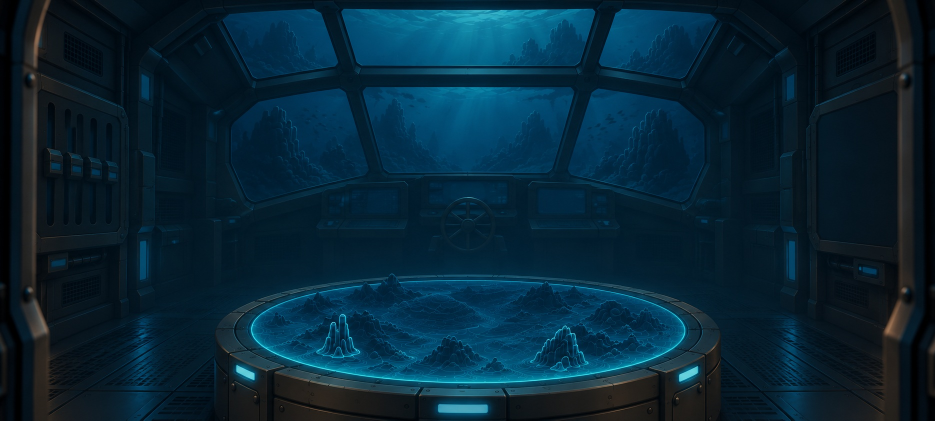
#> input picture art/ART-028-sbor-ekipazha/src/fon-mostika.jpg, 1870 x 841 px (shown at 1/2 size)
$ python build.py
#> lines starting #> are read from the running program, lines starting #| are printed output that depends on the picture
from PIL import Image,ImageDraw,ImageFont
from pathlib import Path
O=Path('art/ART-028-sbor-ekipazha'); W,H=2400,1080
BG=Image.open(Path(__file__).with_name('fon-mostika.jpg')).convert('RGB').resize((W,H),Image.Resampling.LANCZOS)
C={'bg':'#0B1C24','ink':'#D5E4E8','cyan':'#67DDEB','sub':'#9AD9E8','dim':'#6E909A','panel':'#102B37','line':'#32616D'}
ROLE=[('П','Пилот','#E39E38'),('С','Сонарщик','#45C2CC'),('И','Инженер','#D5E4E8'),('Б','Биолог','#73BD5C')]
def font(n,b=False):return ImageFont.truetype('C:/Windows/Fonts/DejaVuSansCondensed'+('-Bold' if b else '')+'.ttf',n)
class UI:
 def __init__(self):self.im=BG.copy(); self.d=ImageDraw.Draw(self.im)
 def text(self,x,y,t,n=34,col=None,b=False):self.d.text((x,y),t,font=font(n,b),fill=col or C['ink'])
 def box(self,r,fill=None,line=None,w=2):self.d.rounded_rectangle(r,radius=12,fill=fill or C['panel'],outline=line or C['line'],width=w)
 def center(self,r,t,n,col,b=False):
  f=font(n,b); bb=self.d.textbbox((0,0),t,font=f); self.d.text(((r[0]+r[2]-bb[2])/2,(r[1]+r[3]-(bb[3]-bb[1]))/2-bb[1]),t,font=f,fill=col)
 def button(self,r,t,primary=False,disabled=False):
  self.box(r, C['cyan'] if primary and not disabled else C['panel'],C['dim'] if disabled else C['cyan'],3)
  self.center(r,t,34,C['bg'] if primary and not disabled else C['dim'] if disabled else C['ink'],True)
 def header(self,sub='Забег создан · вы — хост'):
  self.text(220,65,'СБОР ЭКИПАЖА',58,b=True);self.text(222,145,sub,32,C['sub'])
  self.button((1360,76,1760,180),'Создать забег',disabled=True)
  self.button((1790,76,2190,180),'Подключиться',disabled=True)
  self.d.line((220,220,2190,220),fill=C['line'],width=2)
 def check(self,x,y,col):self.d.line([(x,y+10),(x+14,y+24),(x+42,y-8)],fill=col,width=6)
 def row(self,i,name,status,own=False,free=False,locked=False):
  y=300+i*130; r=(380,y,2020,y+112)
  self.box(r,C['bg'] if free else C['panel'],C['cyan'] if own else C['line'],3 if own else 2)
  letter,role,col=ROLE[i];self.d.ellipse((408,y+20,480,y+92),outline=col,width=3,fill=C['bg']);self.center((408,y+20,480,y+92),letter,39,col,True)
  self.text(510,y+15,role,34,b=True);self.text(510,y+58,'Свободно' if free else name,30,C['dim'] if free else C['sub'])
  if free:
   self.d.line((1030,y+56,1250,y+56),fill=C['dim'],width=2);self.button((1540,y+8,2008,y+104),'Выбрать роль')
  elif locked:
   self.text(1600,y+35,'Занято',32);self.d.rectangle((1535,y+41,1565,y+69),outline=C['ink'],width=3);self.d.arc((1540,y+27,1560,y+52),180,360,fill=C['ink'],width=3)
  elif status=='Готов':self.check(1540,y+50,C['cyan']);self.text(1610,y+35,'Готов',34,C['cyan'],True)
  else:self.d.ellipse((1542,y+40,1576,y+74),outline=C['ink'],width=3);self.text(1610,y+35,'Ждём',34,b=True)
 def footer(self,ready=False,client=False):
  if client:
   self.button((520,900,1100,1012),'Отменить готовность');self.text(1170,932,'Ждём начала от хоста',32,C['sub'])
  else:
   self.button((520,900,1100,1012),'Отменить готовность' if ready else 'Готов',primary=not ready)
   self.button((1140,900,1880,1012),'Начать погружение',primary=ready,disabled=not ready)
 def save(self,p):self.im.save(p,optimize=True)
def lobby(allready=False,client=False):
 u=UI();u.header('Забег Лены · подключено' if client else 'Забег «Игрок 1» · вы — хост')
 u.text(380,245,'3 из 4 мест · все подключённые выбирают роль',29,C['sub'])
 u.row(0,'Лена · хост' if client else 'Игрок 1 · вы · хост','Готов' if allready or client else 'Ждём',own=not client)
 u.row(1,'Игорь','Готов')
 u.row(2,'Игрок 3 · вы' if client else 'Игрок 3','Готов',own=client)
 u.row(3,'','',free=True)
 u.box((500,824,1900,885),C['bg'],C['bg'])
 u.text(520,835,'Все 3 игрока готовы · свободное место не мешает старту' if allready else 'Готовы 2 из 3 · подтвердите готовность',31,C['cyan'] if allready else C['ink'])
 u.footer(allready,client);return u
main=lobby();main.save(O/'sbor-ekipazha.png')
#> in center, `bb = self.d.textbbox((0, 0), t, font=f)`: bb = (0, 5, 256, 37)
#> in save, `def save(self,p):self.im.save(p,optimize=True)`:
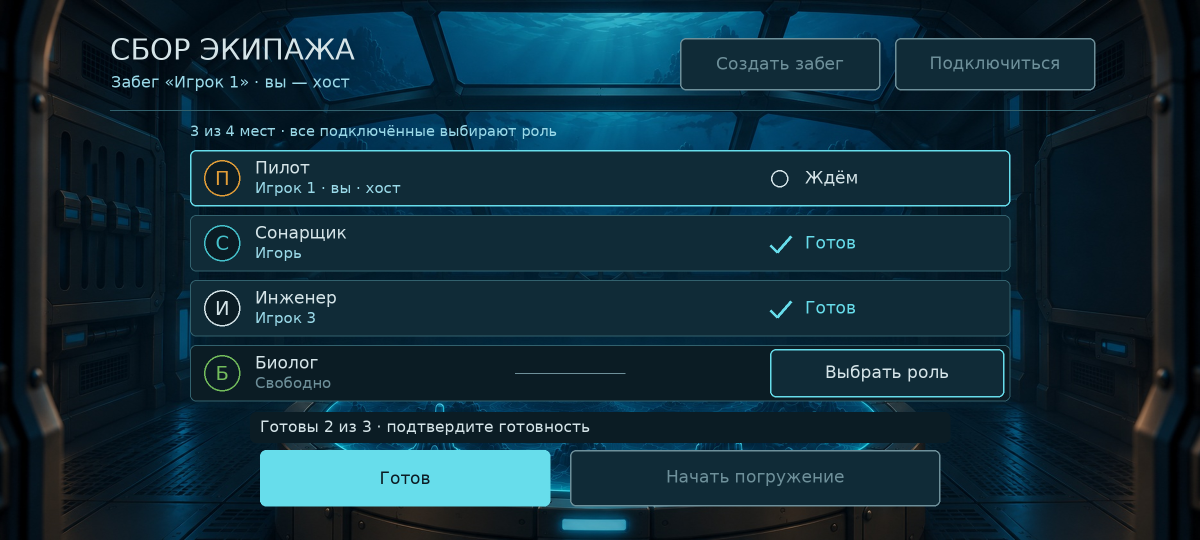
#> saved as sbor-ekipazha.png: PIL image 2400x1080 RGB (shown at 1/2 size); mean R, G, B 17.2, 45, 57.5
# Six full-resolution logical screens, reduced only for the contact sheet.
search=UI();search.header('Одна сеть Wi-Fi · выберите забег')
search.button((1360,76,1760,180),'Создать забег');search.button((1790,76,2190,180),'Подключиться',primary=True)
search.text(380,275,'Найдено 2 забега',42,b=True)
for y,name,count in [(375,'Забег Лены','2 / 4 · свободны И / Б'),(565,'Забег Игрока 4','3 / 4 · свободна С')]:
 search.box((380,y,2020,y+150));search.text(420,y+22,name,40,b=True);search.text(420,y+83,count,32,C['sub']);search.button((1580,y+23,1980,y+127),'Подключиться')
#> this loop made 2 passes
search.button((900,900,1500,1012),'Обновить список')
empty=UI();empty.header('Одна сеть Wi-Fi · поиск завершён');empty.button((1360,76,1760,180),'Создать забег');empty.button((1790,76,2190,180),'Подключиться',primary=True)
empty.text(790,370,'Никого нет',64,b=True);empty.text(620,485,'Подключитесь к одной сети Wi-Fi.',40,C['sub']);empty.text(620,550,'Один из вас должен создать забег.',40,C['sub']);empty.button((510,800,1170,912),'Создать забег',primary=True);empty.button((1210,800,1870,912),'Обновить список')
occupied=UI();occupied.header('Забег Лены · выберите свободную роль');occupied.row(0,'Лена · хост','',locked=True);occupied.row(1,'Игорь','Готов');occupied.row(2,'','',free=True);occupied.row(3,'','',free=True);occupied.text(520,850,'Пилот уже занят Леной. Выберите И или Б.',36,C['ink']);occupied.button((800,930,1600,1034),'Назад к списку')
lost=UI();lost.header('Забег Лены · соединение прервано');lost.box((480,300,1920,790),C['bg'],C['sub'],3);lost.text(700,360,'Связь потеряна',62,b=True);lost.text(650,475,'Проверьте Wi-Fi и телефон хоста.',38,C['sub']);lost.text(650,545,'Готовность будет сброшена.',38,C['sub']);lost.button((540,640,1160,752),'Повторить',primary=True);lost.button((1200,640,1860,752),'К списку забегов')
states=[('01 · Поиск: забеги найдены',search),('02 · В сети никого нет',empty),('03 · Роль уже занята',occupied),('04 · Все готовы: экран хоста',lobby(True)),('05 · Связь потеряна',lost),('06 · Гость готов: старт только у хоста',lobby(True,True))]
sheet=Image.new('RGB',(2400,2160),C['bg']);dr=ImageDraw.Draw(sheet);dr.text((50,25),'ART-028 · СОСТОЯНИЯ СБОРА ЭКИПАЖА',font=font(42,True),fill=C['ink'])
#> after `sheet = Image.new('RGB', (2400, 2160), C['bg'])`:
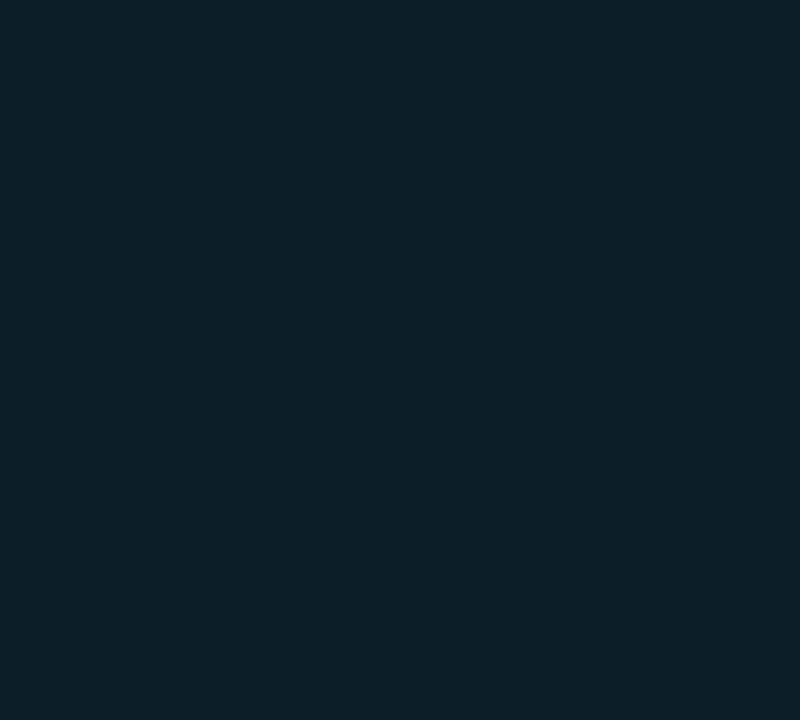
#> sheet: PIL image 2400x2160 RGB (shown at 1/3 size); mean R, G, B 11, 28, 36
for i,(name,u) in enumerate(states):
 x=40+(i%2)*1200;y=120+(i//2)*670
 dr.text((x,y),name,font=font(28,True),fill=C['sub']);sheet.paste(u.im.resize((1120,504),Image.Resampling.LANCZOS),(x,y+55));dr.text((x,y+577),'Макет уменьшен. Размеры касания заданы для 2400 × 1080.',font=font(21),fill=C['dim'])
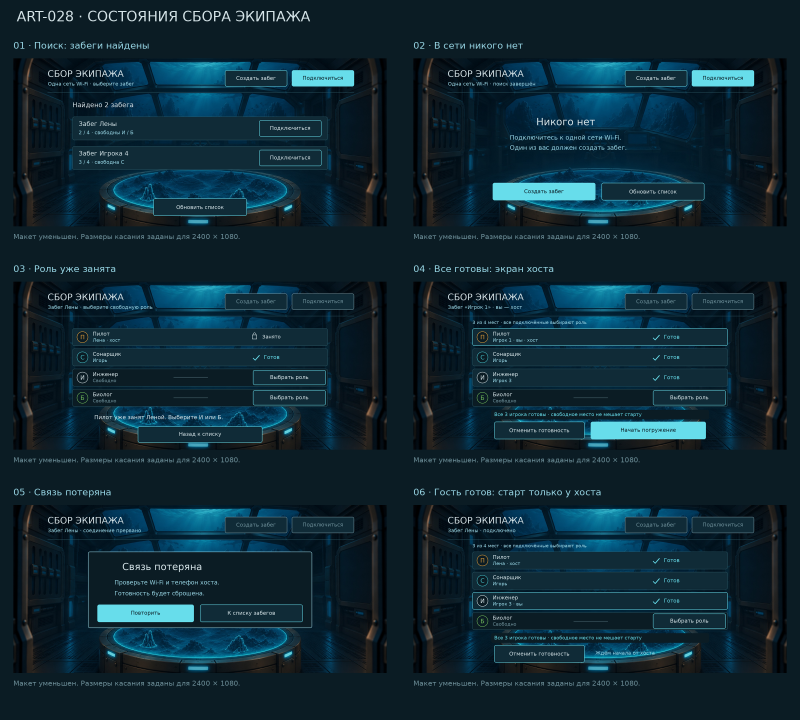
#> sheet: PIL image 2400x2160 RGB (shown at 1/3 size); mean R, G, B 14.9, 39.7, 51.3
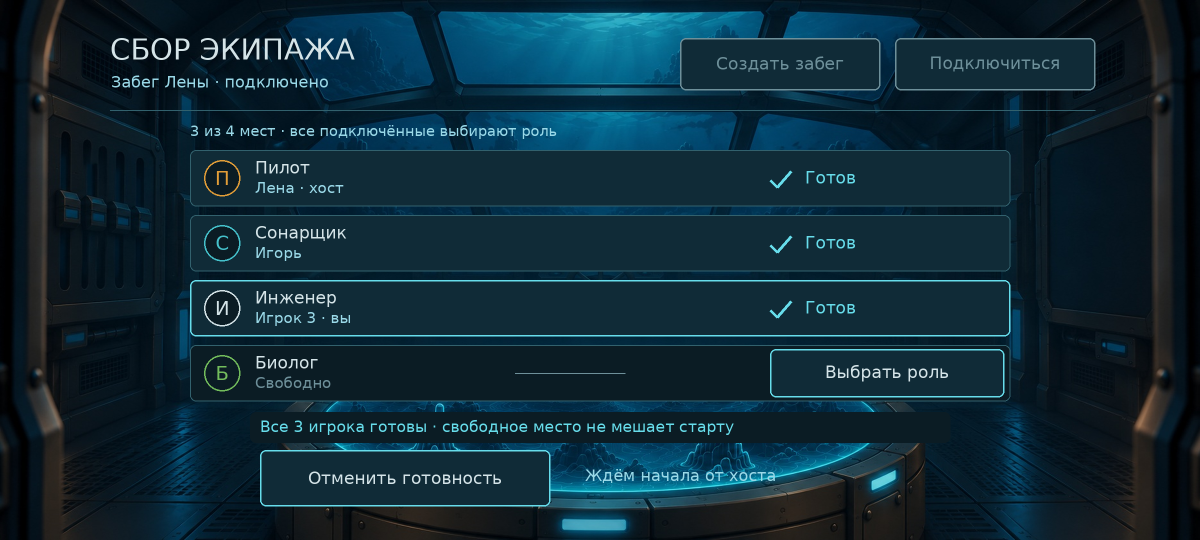
#> u.im: PIL image 2400x1080 RGB (shown at 1/2 size); mean R, G, B 15.1, 41.8, 54.5
sheet.save(O/'sbor-ekipazha-sostoyaniya.png',optimize=True)
# Review-only phone-sized preview, not delivery.
main.im.resize((1000,450),Image.Resampling.LANCZOS).save('../crew-lobby-work/phone-preview.png')
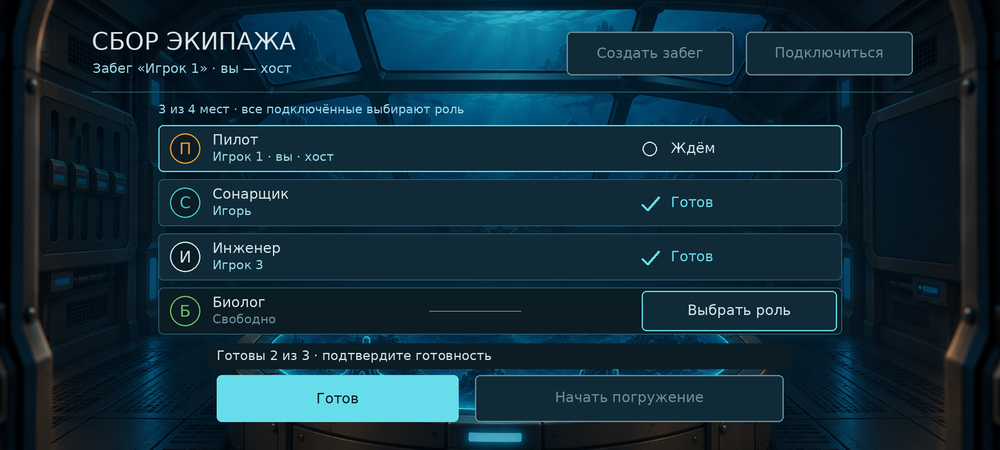
#> saved as phone-preview.png: PIL image 1000x450 RGB; mean R, G, B 17.2, 45, 57.5
for p in O.glob('*.png'):
 with Image.open(p) as im:print(p.name,im.size,p.stat().st_size);assert p.stat().st_size<3000000
